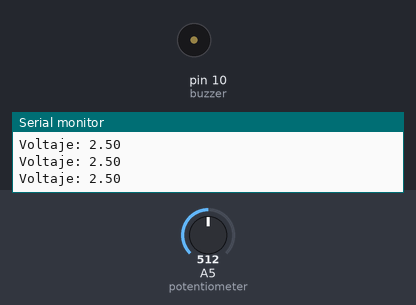
A sketch run on a simulated Arduino Uno, built with avr-gcc and run on an emulated ATmega328P. On the bench: buzzer (waves = sounding, pin HIGH), the last lines printed to the serial monitor. The test bench sets the inputs (shaded band); at power-on: A5 (potentiometer) = 512.

Above: at 1.2 s.
1.3 s: A5 (potentiometer) set to 527
At 1.7 s:
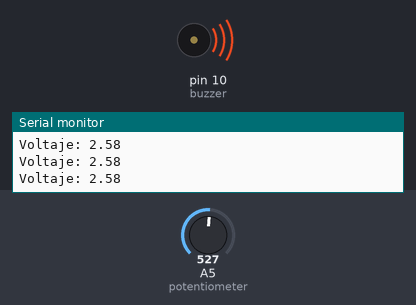
2.8 s: A5 (potentiometer) set to 511
At 3.9 s:
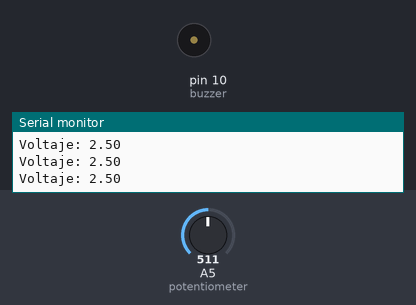
4.3 s: A5 (potentiometer) set to 716
At 5.0 s:
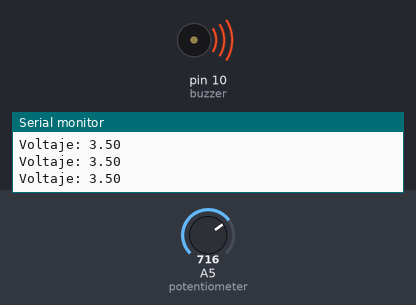
Timing chart, 0 to 7.3 s (numbered marks = the images above; inputs shaded):
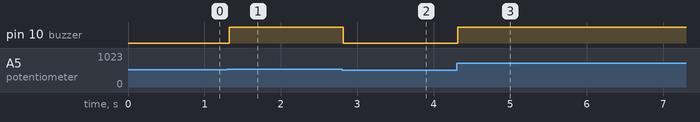

Measured:
- the behaviour switches between 512 and 513 on A5 (potentiometer) (found by bisection; images 0 and 1)
- after the input at 1.3 s, pin 10 (buzzer): LOW → HIGH at once
- after the input at 2.8 s, pin 10 (buzzer): HIGH → LOW at once
- after the input at 4.3 s, pin 10 (buzzer): LOW → HIGH at once

The sketch:

08-buzzerConPotenciometro.ino
```cpp
//casvilldaniel@gmail.com
//Buzzer con potenciometro

#define buzzer 10
#define potentiometer A5

int potencia = 0;
float voltaje = 0;

void setup()
{
  pinMode(buzzer, OUTPUT);
  pinMode(potentiometer, INPUT);

  Serial.begin(9600);
}

void loop()
{
  potencia = analogRead(potentiometer);
  voltaje = (5. * potencia)/1023.;
  Serial.println("Voltaje: "+String(voltaje));


  if(potencia > 512)
  {
    digitalWrite(buzzer,HIGH);
  }
  else
  {
    digitalWrite(buzzer,LOW);
  }
}
```
